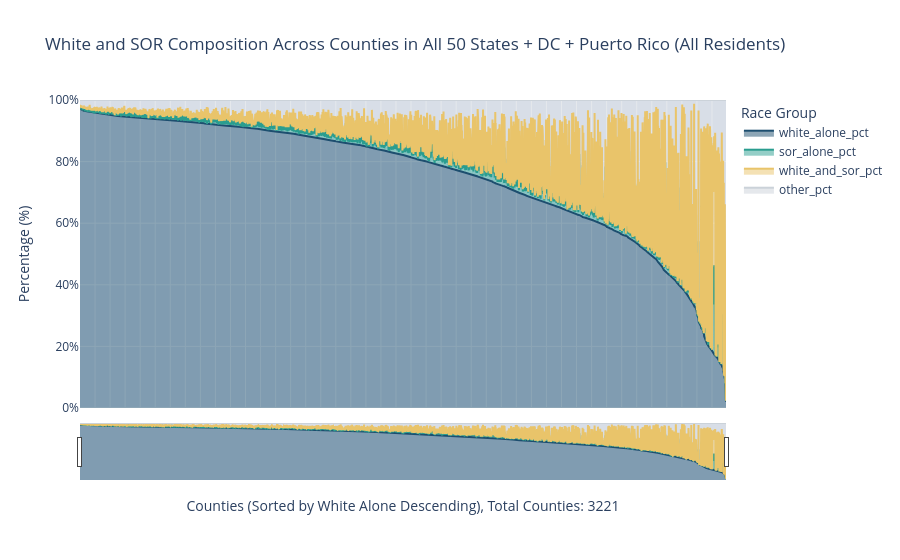

The code cell stored with this chart in its notebook:
### Code cell
# Plot all counties across all states, DC, and Puerto Rico
plot_state_race_distributions(total_population_df, state_fips=None, state_name="All 50 States + DC + Puerto Rico")

### Figure 1 — Plotly figure (JSON) as saved in the notebook; plotly's stock layout.template omitted (floating-point values rounded to 4 significant figures; data arrays with more than 128 entries replaced by an {"elided": "..."} marker saying what was removed)
{"data": [{"fillpattern": {"shape": ""}, "hovertemplate": "%{y:.1f}%", "hovertext": {"elided": "3221 str values"}, "legendgroup": "white_alone_pct", "line": {"color": "#1d4e6f"}, "marker": {"symbol": "circle"}, "mode": "lines", "name": "white_alone_pct", "orientation": "v", "showlegend": true, "stackgroup": "1", "type": "scatter", "x": {"elided": "3221 str values"}, "xaxis": "x", "y": {"elided": "3221 float values"}, "yaxis": "y"}, {"fillpattern": {"shape": ""}, "hovertemplate": "%{y:.1f}%", "hovertext": {"elided": "3221 str values"}, "legendgroup": "sor_alone_pct", "line": {"color": "#2a9d8f"}, "marker": {"symbol": "circle"}, "mode": "lines", "name": "sor_alone_pct", "orientation": "v", "showlegend": true, "stackgroup": "1", "type": "scatter", "x": {"elided": "3221 str values"}, "xaxis": "x", "y": {"elided": "3221 float values"}, "yaxis": "y"}, {"fillpattern": {"shape": ""}, "hovertemplate": "%{y:.1f}%", "hovertext": {"elided": "3221 str values"}, "legendgroup": "white_and_sor_pct", "line": {"color": "#e9c46a"}, "marker": {"symbol": "circle"}, "mode": "lines", "name": "white_and_sor_pct", "orientation": "v", "showlegend": true, "stackgroup": "1", "type": "scatter", "x": {"elided": "3221 str values"}, "xaxis": "x", "y": {"elided": "3221 float values"}, "yaxis": "y"}, {"fillpattern": {"shape": ""}, "hovertemplate": "%{y:.1f}%", "hovertext": {"elided": "3221 str values"}, "legendgroup": "other_pct", "line": {"color": "#cbd2d9"}, "marker": {"symbol": "circle"}, "mode": "lines", "name": "other_pct", "orientation": "v", "showlegend": true, "stackgroup": "1", "type": "scatter", "x": {"elided": "3221 str values"}, "xaxis": "x", "y": {"elided": "3221 float values"}, "yaxis": "y"}], "layout": {"hovermode": "x unified", "legend": {"title": {"text": "Race Group"}, "tracegroupgap": 0}, "title": {"text": "White and SOR Composition Across Counties in All 50 States + DC + Puerto Rico (All Residents)"}, "xaxis": {"anchor": "y", "domain": [0, 1], "rangeslider": {"visible": true}, "showticklabels": false, "title": {"text": "Counties (Sorted by White Alone Descending), Total Counties: 3221"}}, "yaxis": {"anchor": "x", "domain": [0, 1], "range": [0, 100], "ticksuffix": "%", "title": {"text": "Percentage (%)"}}}}
